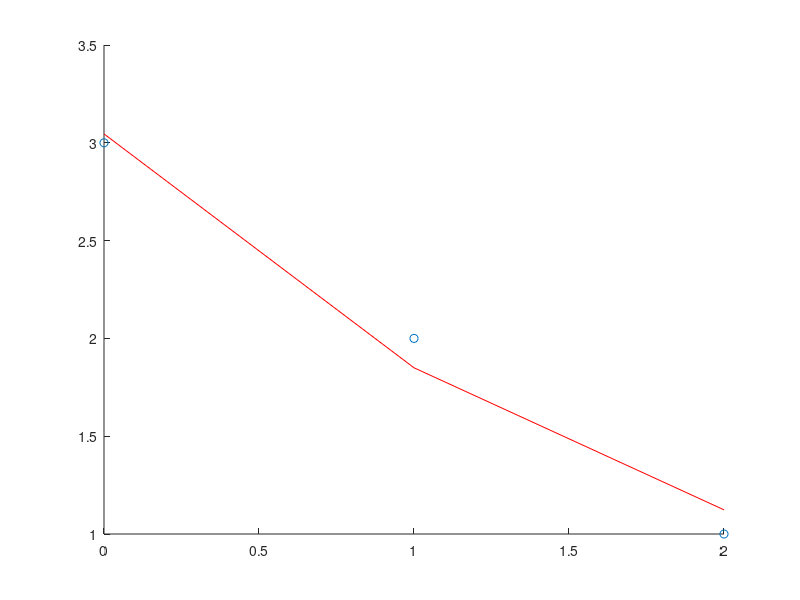

Write MATLAB code to recreate this figure.
clc
clear
close all

x = [0 1 2]';
y = [3 2 1]';
alfa = 0.1;
th = rand(2,1)*2 -1;
mod = th(1) .* exp(th(2).*x);

figure(1)
scatter(x,y);
hold on
h = plot(x,mod,'r');
crit = 1
i=0
while crit == 1
i=i+1
mod = th(1) .* exp(th(2).*x);

dth1 = exp(th(2).*x);
dth2 = x.*th(1) .* exp(th(2).*x);

dy = y-mod;

J = [dth1 dth2];

dth = inv(J'*J)*J'*dy;

th = th + 0.1*dth;
set(h,'YData',real(mod))
drawnow;
pause(0.03);
if norm(dth) < 1e-4 || isnan(dth(1));
  crit = 0;
endif
endwhile
